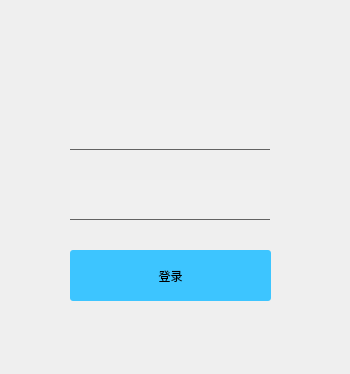
<?xml version="1.0" encoding="UTF-8"?>
<ui version="4.0">
 <class>LoginWindow</class>
 <widget class="QWidget" name="LoginWindow">
  <property name="geometry">
   <rect>
    <x>0</x>
    <y>0</y>
    <width>350</width>
    <height>374</height>
   </rect>
  </property>
  <property name="minimumSize">
   <size>
    <width>350</width>
    <height>374</height>
   </size>
  </property>
  <property name="maximumSize">
   <size>
    <width>350</width>
    <height>374</height>
   </size>
  </property>
  <property name="windowTitle">
   <string>LoginWindow</string>
  </property>
  <widget class="QLineEdit" name="edit_user">
   <property name="geometry">
    <rect>
     <x>70</x>
     <y>110</y>
     <width>200</width>
     <height>40</height>
    </rect>
   </property>
   <property name="styleSheet">
    <string notr="true">QLineEdit{
background-color: rgb(240, 240, 240);
border-color: rgb(99, 99, 99);
border-style: solid;
border-top-width: 0px;
border-left-width: 0px;
border-right-width: 0px;
border-bottom-width: 1px;
}
QLineEdit:focus{
border-color: rgb(109, 109, 109);
}</string>
   </property>
  </widget>
  <widget class="QLineEdit" name="edit_pwd">
   <property name="geometry">
    <rect>
     <x>70</x>
     <y>180</y>
     <width>200</width>
     <height>40</height>
    </rect>
   </property>
   <property name="styleSheet">
    <string notr="true">QLineEdit{
background-color: rgb(240, 240, 240);
border-color: rgb(99, 99, 99);
border-style: solid;
border-top-width: 0px;
border-left-width: 0px;
border-right-width: 0px;
border-bottom-width: 1px;
}
QLineEdit:focus{
border-color: rgb(109, 109, 109);
}</string>
   </property>
   <property name="echoMode">
    <enum>QLineEdit::Password</enum>
   </property>
  </widget>
  <widget class="QPushButton" name="but_login">
   <property name="enabled">
    <bool>true</bool>
   </property>
   <property name="geometry">
    <rect>
     <x>70</x>
     <y>250</y>
     <width>201</width>
     <height>51</height>
    </rect>
   </property>
   <property name="styleSheet">
    <string notr="true">QPushButton{
border:2px;
background-color: rgb(61, 197, 255);
background-radius: 10px;
border-radius: 3px;
}

QPushButton:hover{
background-color: rgb(49, 160, 204);
}
QPushButton:pressed{
background-color: rgb(71, 227, 244);
}
QPushButton:disabled{
background-color:	rgb(99, 99, 99)
}</string>
   </property>
   <property name="text">
    <string>登录</string>
   </property>
  </widget>
 </widget>
 <resources>
  <include location="res.qrc"/>
 </resources>
 <connections/>
</ui>
